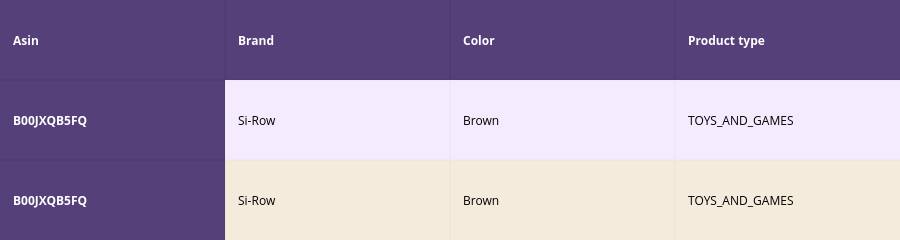
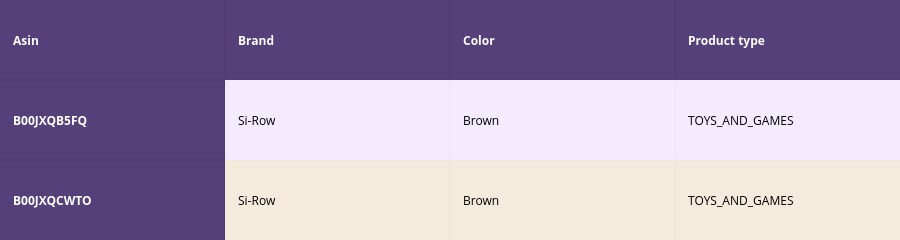
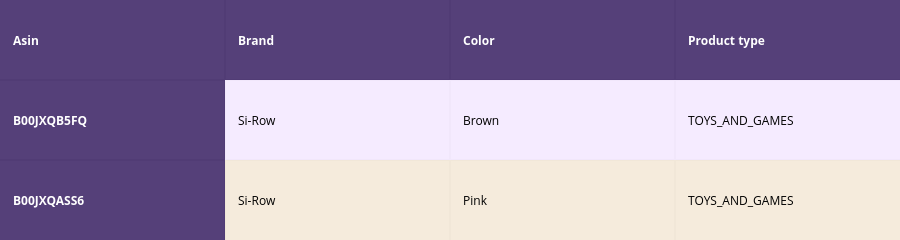
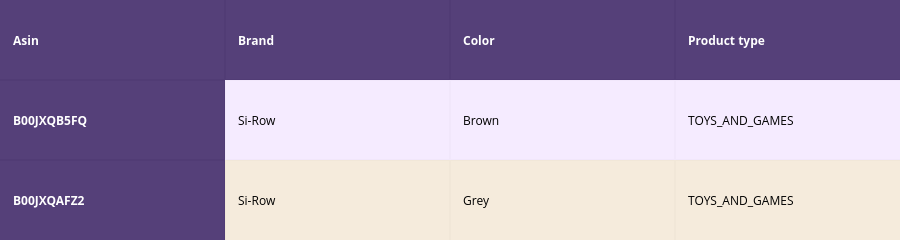

Notebook code for these charts, in order:
### Code cell
# brand and color weight =50
# title vector weight = 5

idf_w2v_brand(12566, 5, 50, 20)

### Figure 1 — Plotly figure (JSON) as saved in the notebook; plotly's stock layout.template omitted (floating-point values rounded to 4 significant figures)
{"data": [{"colorscale": [[0, "#1d004d"], [0.5, "#f2e5ff"], [1, "#f2e5d1"]], "hoverinfo": "none", "opacity": 0.75, "showscale": false, "type": "heatmap", "z": [[0, 0, 0, 0], [0, 0.5, 0.5, 0.5], [0, 1, 1, 1]]}], "layout": {"annotations": [{"align": "left", "font": {"color": "#ffffff"}, "showarrow": false, "text": "<b>Asin</b>", "x": -0.45, "xanchor": "left", "xref": "x1", "y": 0, "yref": "y1"}, {"align": "left", "font": {"color": "#ffffff"}, "showarrow": false, "text": "<b>Brand</b>", "x": 0.55, "xanchor": "left", "xref": "x1", "y": 0, "yref": "y1"}, {"align": "left", "font": {"color": "#ffffff"}, "showarrow": false, "text": "<b>Color</b>", "x": 1.55, "xanchor": "left", "xref": "x1", "y": 0, "yref": "y1"}, {"align": "left", "font": {"color": "#ffffff"}, "showarrow": false, "text": "<b>Product type</b>", "x": 2.55, "xanchor": "left", "xref": "x1", "y": 0, "yref": "y1"}, {"align": "left", "font": {"color": "#ffffff"}, "showarrow": false, "text": "<b>B00JXQB5FQ</b>", "x": -0.45, "xanchor": "left", "xref": "x1", "y": 1, "yref": "y1"}, {"align": "left", "font": {"color": "#000000"}, "showarrow": false, "text": "Si-Row", "x": 0.55, "xanchor": "left", "xref": "x1", "y": 1, "yref": "y1"}, {"align": "left", "font": {"color": "#000000"}, "showarrow": false, "text": "Brown", "x": 1.55, "xanchor": "left", "xref": "x1", "y": 1, "yref": "y1"}, {"align": "left", "font": {"color": "#000000"}, "showarrow": false, "text": "TOYS_AND_GAMES", "x": 2.55, "xanchor": "left", "xref": "x1", "y": 1, "yref": "y1"}, {"align": "left", "font": {"color": "#ffffff"}, "showarrow": false, "text": "<b>B00JXQB5FQ</b>", "x": -0.45, "xanchor": "left", "xref": "x1", "y": 2, "yref": "y1"}, {"align": "left", "font": {"color": "#000000"}, "showarrow": false, "text": "Si-Row", "x": 0.55, "xanchor": "left", "xref": "x1", "y": 2, "yref": "y1"}, {"align": "left", "font": {"color": "#000000"}, "showarrow": false, "text": "Brown", "x": 1.55, "xanchor": "left", "xref": "x1", "y": 2, "yref": "y1"}, {"align": "left", "font": {"color": "#000000"}, "showarrow": false, "text": "TOYS_AND_GAMES", "x": 2.55, "xanchor": "left", "xref": "x1", "y": 2, "yref": "y1"}], "height": 140, "margin": {"b": 0, "l": 0, "r": 0, "t": 0}, "xaxis": {"dtick": 1, "gridwidth": 2, "showticklabels": false, "tick0": -0.5, "ticks": "", "zeroline": false}, "yaxis": {"autorange": "reversed", "dtick": 1, "gridwidth": 2, "showticklabels": false, "tick0": 0.5, "ticks": "", "zeroline": false}}}

### Figure 2 — Plotly figure (JSON) as saved in the notebook; plotly's stock layout.template omitted (floating-point values rounded to 4 significant figures)
{"data": [{"colorscale": [[0, "#1d004d"], [0.5, "#f2e5ff"], [1, "#f2e5d1"]], "hoverinfo": "none", "opacity": 0.75, "showscale": false, "type": "heatmap", "z": [[0, 0, 0, 0], [0, 0.5, 0.5, 0.5], [0, 1, 1, 1]]}], "layout": {"annotations": [{"align": "left", "font": {"color": "#ffffff"}, "showarrow": false, "text": "<b>Asin</b>", "x": -0.45, "xanchor": "left", "xref": "x1", "y": 0, "yref": "y1"}, {"align": "left", "font": {"color": "#ffffff"}, "showarrow": false, "text": "<b>Brand</b>", "x": 0.55, "xanchor": "left", "xref": "x1", "y": 0, "yref": "y1"}, {"align": "left", "font": {"color": "#ffffff"}, "showarrow": false, "text": "<b>Color</b>", "x": 1.55, "xanchor": "left", "xref": "x1", "y": 0, "yref": "y1"}, {"align": "left", "font": {"color": "#ffffff"}, "showarrow": false, "text": "<b>Product type</b>", "x": 2.55, "xanchor": "left", "xref": "x1", "y": 0, "yref": "y1"}, {"align": "left", "font": {"color": "#ffffff"}, "showarrow": false, "text": "<b>B00JXQB5FQ</b>", "x": -0.45, "xanchor": "left", "xref": "x1", "y": 1, "yref": "y1"}, {"align": "left", "font": {"color": "#000000"}, "showarrow": false, "text": "Si-Row", "x": 0.55, "xanchor": "left", "xref": "x1", "y": 1, "yref": "y1"}, {"align": "left", "font": {"color": "#000000"}, "showarrow": false, "text": "Brown", "x": 1.55, "xanchor": "left", "xref": "x1", "y": 1, "yref": "y1"}, {"align": "left", "font": {"color": "#000000"}, "showarrow": false, "text": "TOYS_AND_GAMES", "x": 2.55, "xanchor": "left", "xref": "x1", "y": 1, "yref": "y1"}, {"align": "left", "font": {"color": "#ffffff"}, "showarrow": false, "text": "<b>B00JXQCWTO</b>", "x": -0.45, "xanchor": "left", "xref": "x1", "y": 2, "yref": "y1"}, {"align": "left", "font": {"color": "#000000"}, "showarrow": false, "text": "Si-Row", "x": 0.55, "xanchor": "left", "xref": "x1", "y": 2, "yref": "y1"}, {"align": "left", "font": {"color": "#000000"}, "showarrow": false, "text": "Brown", "x": 1.55, "xanchor": "left", "xref": "x1", "y": 2, "yref": "y1"}, {"align": "left", "font": {"color": "#000000"}, "showarrow": false, "text": "TOYS_AND_GAMES", "x": 2.55, "xanchor": "left", "xref": "x1", "y": 2, "yref": "y1"}], "height": 140, "margin": {"b": 0, "l": 0, "r": 0, "t": 0}, "xaxis": {"dtick": 1, "gridwidth": 2, "showticklabels": false, "tick0": -0.5, "ticks": "", "zeroline": false}, "yaxis": {"autorange": "reversed", "dtick": 1, "gridwidth": 2, "showticklabels": false, "tick0": 0.5, "ticks": "", "zeroline": false}}}

### Figure 3 — Plotly figure (JSON) as saved in the notebook; plotly's stock layout.template omitted (floating-point values rounded to 4 significant figures)
{"data": [{"colorscale": [[0, "#1d004d"], [0.5, "#f2e5ff"], [1, "#f2e5d1"]], "hoverinfo": "none", "opacity": 0.75, "showscale": false, "type": "heatmap", "z": [[0, 0, 0, 0], [0, 0.5, 0.5, 0.5], [0, 1, 1, 1]]}], "layout": {"annotations": [{"align": "left", "font": {"color": "#ffffff"}, "showarrow": false, "text": "<b>Asin</b>", "x": -0.45, "xanchor": "left", "xref": "x1", "y": 0, "yref": "y1"}, {"align": "left", "font": {"color": "#ffffff"}, "showarrow": false, "text": "<b>Brand</b>", "x": 0.55, "xanchor": "left", "xref": "x1", "y": 0, "yref": "y1"}, {"align": "left", "font": {"color": "#ffffff"}, "showarrow": false, "text": "<b>Color</b>", "x": 1.55, "xanchor": "left", "xref": "x1", "y": 0, "yref": "y1"}, {"align": "left", "font": {"color": "#ffffff"}, "showarrow": false, "text": "<b>Product type</b>", "x": 2.55, "xanchor": "left", "xref": "x1", "y": 0, "yref": "y1"}, {"align": "left", "font": {"color": "#ffffff"}, "showarrow": false, "text": "<b>B00JXQB5FQ</b>", "x": -0.45, "xanchor": "left", "xref": "x1", "y": 1, "yref": "y1"}, {"align": "left", "font": {"color": "#000000"}, "showarrow": false, "text": "Si-Row", "x": 0.55, "xanchor": "left", "xref": "x1", "y": 1, "yref": "y1"}, {"align": "left", "font": {"color": "#000000"}, "showarrow": false, "text": "Brown", "x": 1.55, "xanchor": "left", "xref": "x1", "y": 1, "yref": "y1"}, {"align": "left", "font": {"color": "#000000"}, "showarrow": false, "text": "TOYS_AND_GAMES", "x": 2.55, "xanchor": "left", "xref": "x1", "y": 1, "yref": "y1"}, {"align": "left", "font": {"color": "#ffffff"}, "showarrow": false, "text": "<b>B00JXQASS6</b>", "x": -0.45, "xanchor": "left", "xref": "x1", "y": 2, "yref": "y1"}, {"align": "left", "font": {"color": "#000000"}, "showarrow": false, "text": "Si-Row", "x": 0.55, "xanchor": "left", "xref": "x1", "y": 2, "yref": "y1"}, {"align": "left", "font": {"color": "#000000"}, "showarrow": false, "text": "Pink", "x": 1.55, "xanchor": "left", "xref": "x1", "y": 2, "yref": "y1"}, {"align": "left", "font": {"color": "#000000"}, "showarrow": false, "text": "TOYS_AND_GAMES", "x": 2.55, "xanchor": "left", "xref": "x1", "y": 2, "yref": "y1"}], "height": 140, "margin": {"b": 0, "l": 0, "r": 0, "t": 0}, "xaxis": {"dtick": 1, "gridwidth": 2, "showticklabels": false, "tick0": -0.5, "ticks": "", "zeroline": false}, "yaxis": {"autorange": "reversed", "dtick": 1, "gridwidth": 2, "showticklabels": false, "tick0": 0.5, "ticks": "", "zeroline": false}}}

### Figure 4 — Plotly figure (JSON) as saved in the notebook; plotly's stock layout.template omitted (floating-point values rounded to 4 significant figures)
{"data": [{"colorscale": [[0, "#1d004d"], [0.5, "#f2e5ff"], [1, "#f2e5d1"]], "hoverinfo": "none", "opacity": 0.75, "showscale": false, "type": "heatmap", "z": [[0, 0, 0, 0], [0, 0.5, 0.5, 0.5], [0, 1, 1, 1]]}], "layout": {"annotations": [{"align": "left", "font": {"color": "#ffffff"}, "showarrow": false, "text": "<b>Asin</b>", "x": -0.45, "xanchor": "left", "xref": "x1", "y": 0, "yref": "y1"}, {"align": "left", "font": {"color": "#ffffff"}, "showarrow": false, "text": "<b>Brand</b>", "x": 0.55, "xanchor": "left", "xref": "x1", "y": 0, "yref": "y1"}, {"align": "left", "font": {"color": "#ffffff"}, "showarrow": false, "text": "<b>Color</b>", "x": 1.55, "xanchor": "left", "xref": "x1", "y": 0, "yref": "y1"}, {"align": "left", "font": {"color": "#ffffff"}, "showarrow": false, "text": "<b>Product type</b>", "x": 2.55, "xanchor": "left", "xref": "x1", "y": 0, "yref": "y1"}, {"align": "left", "font": {"color": "#ffffff"}, "showarrow": false, "text": "<b>B00JXQB5FQ</b>", "x": -0.45, "xanchor": "left", "xref": "x1", "y": 1, "yref": "y1"}, {"align": "left", "font": {"color": "#000000"}, "showarrow": false, "text": "Si-Row", "x": 0.55, "xanchor": "left", "xref": "x1", "y": 1, "yref": "y1"}, {"align": "left", "font": {"color": "#000000"}, "showarrow": false, "text": "Brown", "x": 1.55, "xanchor": "left", "xref": "x1", "y": 1, "yref": "y1"}, {"align": "left", "font": {"color": "#000000"}, "showarrow": false, "text": "TOYS_AND_GAMES", "x": 2.55, "xanchor": "left", "xref": "x1", "y": 1, "yref": "y1"}, {"align": "left", "font": {"color": "#ffffff"}, "showarrow": false, "text": "<b>B00JXQAFZ2</b>", "x": -0.45, "xanchor": "left", "xref": "x1", "y": 2, "yref": "y1"}, {"align": "left", "font": {"color": "#000000"}, "showarrow": false, "text": "Si-Row", "x": 0.55, "xanchor": "left", "xref": "x1", "y": 2, "yref": "y1"}, {"align": "left", "font": {"color": "#000000"}, "showarrow": false, "text": "Grey", "x": 1.55, "xanchor": "left", "xref": "x1", "y": 2, "yref": "y1"}, {"align": "left", "font": {"color": "#000000"}, "showarrow": false, "text": "TOYS_AND_GAMES", "x": 2.55, "xanchor": "left", "xref": "x1", "y": 2, "yref": "y1"}], "height": 140, "margin": {"b": 0, "l": 0, "r": 0, "t": 0}, "xaxis": {"dtick": 1, "gridwidth": 2, "showticklabels": false, "tick0": -0.5, "ticks": "", "zeroline": false}, "yaxis": {"autorange": "reversed", "dtick": 1, "gridwidth": 2, "showticklabels": false, "tick0": 0.5, "ticks": "", "zeroline": false}}}
